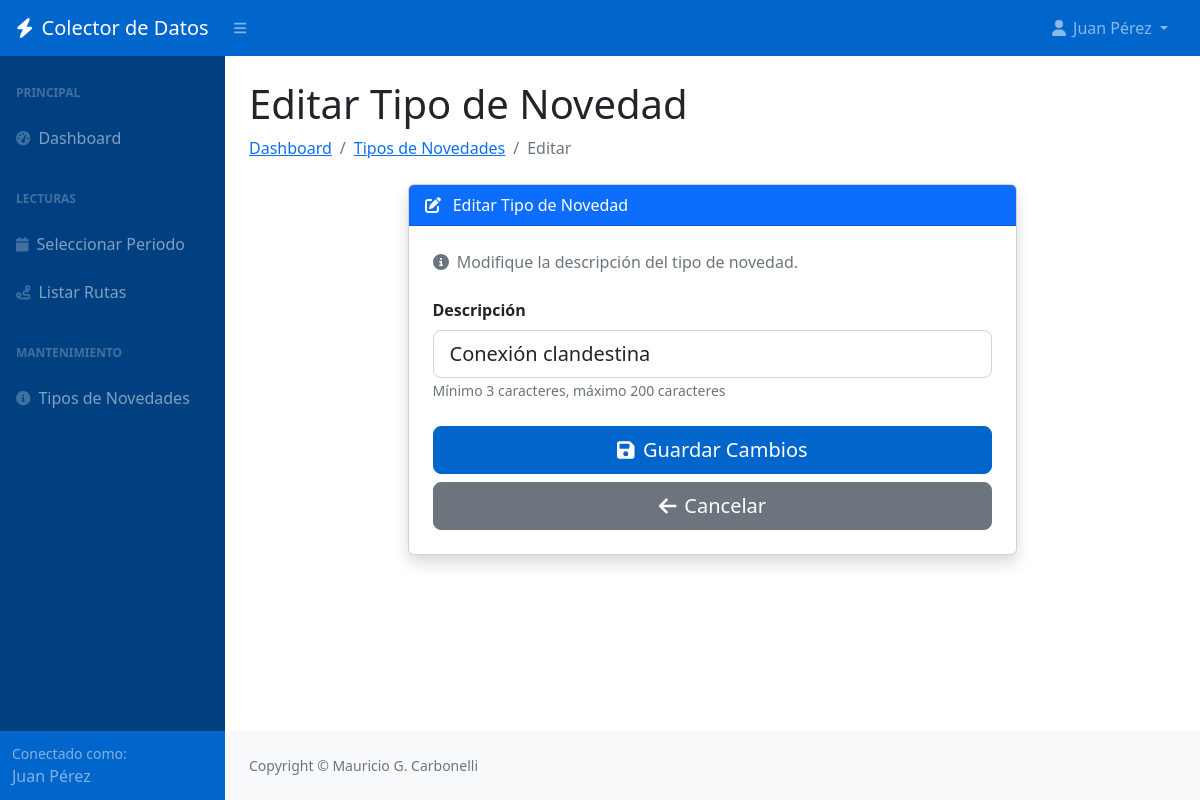
Page /editar-tipo-novedad/6/ (signed in) on the earlier database version.
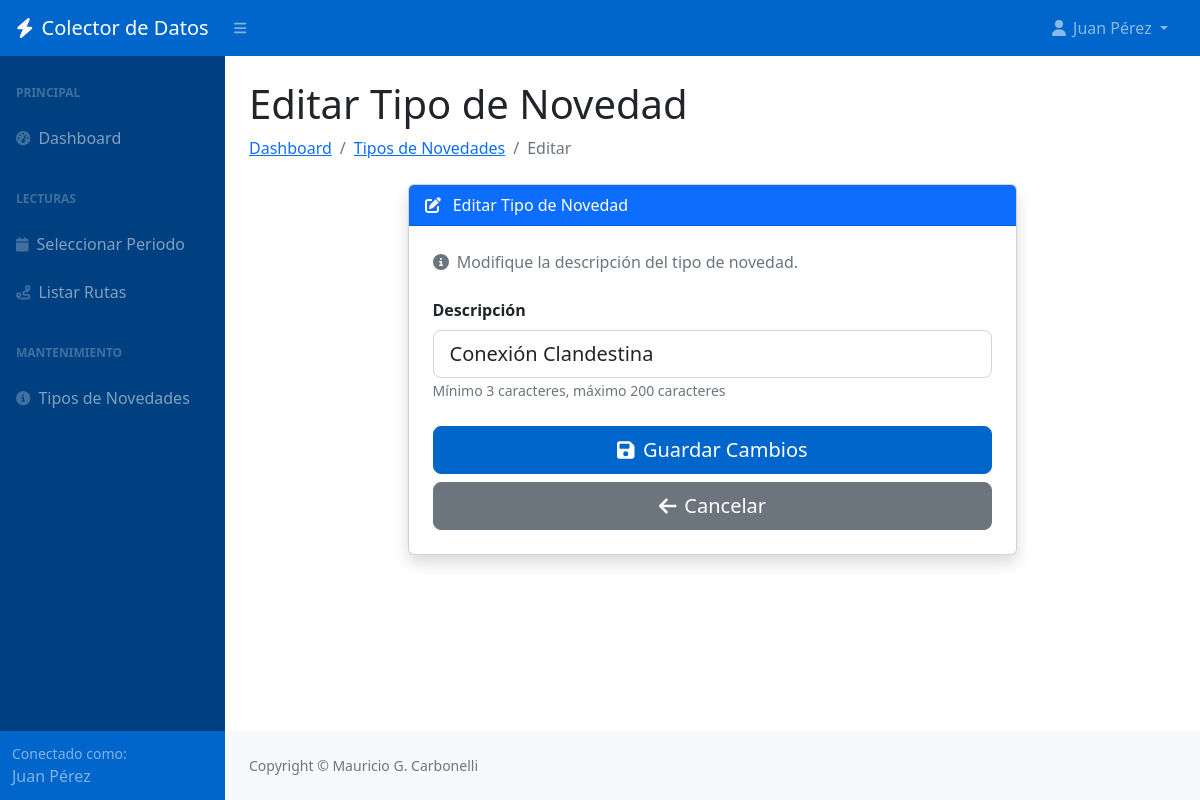
Same page on the later database version.
### lecturas/models.py (models this page shows, shortened)
class Novedad(models.Model):
    cod_novedad = models.AutoField(primary_key=True)
    descripcion = models.CharField(max_length=200, verbose_name='Descripción')
    class Meta:
        verbose_name = 'Novedad'
        verbose_name_plural = 'Novedades'

### lecturas/views.py (the view, shortened to what this page needs)
# urls.py: path('editar-tipo-novedad/<int:pk>/', views.EditarNovedadView.as_view(), name='editar_tipo_novedad'),
class EditarNovedadView(LoginRequiredMixin, UpdateView):
    model = Novedad
    form_class = NovedadModelForm
    template_name = 'lecturas/editar_tipo_novedad.html'
    success_url = reverse_lazy('listar_tipos_novedades')

### lecturas/forms.py (shortened to what this page needs)
class NovedadModelForm(forms.ModelForm):
    class Meta:
        model = Novedad
        fields = ['descripcion']
        widgets = {
            'descripcion': forms.TextInput(attrs={
                'class': 'form-control form-control-lg',
                'placeholder': 'Ingrese la descripción de la novedad',
                'maxlength': '200'
            })
        }
        labels = {
            'descripcion': 'Descripción'
        }

### lecturas/templates/lecturas/editar_tipo_novedad.html (shortened to what this page needs)
{% extends 'lecturas/base.html' %}
{% block content %}
<h1 class="mt-4">Editar Tipo de Novedad</h1>
<ol class="breadcrumb mb-4">
    <li class="breadcrumb-item"><a href="{% url 'dashboard' %}">Dashboard</a></li>
    <li class="breadcrumb-item"><a href="{% url 'listar_tipos_novedades' %}">Tipos de Novedades</a></li>
    <li class="breadcrumb-item active">Editar</li>
</ol>
<div class="row justify-content-center">
    <div class="col-lg-8 col-md-10">
        <div class="card shadow">
            <div class="card-header bg-primary text-white">
                <i class="fas fa-pen-to-square me-2"></i>
                Editar Tipo de Novedad
            </div>
            <div class="card-body p-4">
                <p class="text-muted mb-4">
                    <i class="fas fa-info-circle me-1"></i>
                    Modifique la descripción del tipo de novedad.
                </p>
                <form method="post">
                    <div class="mb-4">
                        <label for="{{ form.descripcion.id_for_label }}" class="form-label">
                            <strong>{{ form.descripcion.label }}</strong>
                        </label>
                        {{ form.descripcion }}
                        <small class="form-text text-muted">
                            Mínimo 3 caracteres, máximo 200 caracteres
                        </small>
                    </div>
                    <div class="d-grid gap-2">
                        <button type="submit" class="btn btn-primary btn-lg">
                            <i class="fas fa-save me-2"></i>Guardar Cambios
                        </button>
                        <a href="{% url 'listar_tipos_novedades' %}" class="btn btn-secondary btn-lg">
                            <i class="fas fa-arrow-left me-2"></i>Cancelar
                        </a>
                    </div>
                </form>
            </div>
        </div>
    </div>
</div>
{% endblock %}

Differences in the rows shown:
changed Novedad: descripcion "Conexión clandestina" → "Conexión Clandestina"
